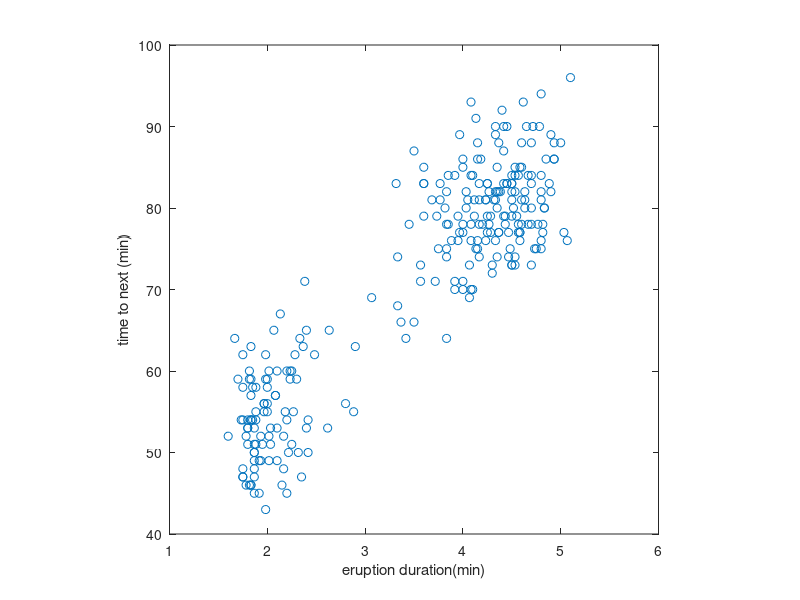

MATLAB code for this plot: (Note: this script raises an error after producing the figure.)
%% Soft K-means algorithm for two Guassians with simple fixed covariance matrix


data = dlmread('old_faithful.dat', '',26, 1);

x1 = data( :, 1); % length of eruption
x2 = data( :, 2); % time since last eruption

figure(1); clf
scatter(x1, x2); axis square, box on
xlabel('eruption duration(min)'); ylabel('time to next (min)')

MU1 = mean(x1); % means from sample
MU2 = mean(x2); %% don't need these

% Data has range of 3.5 in one dimension, and 53 in other
% (squared ratio of ranges is (53/3.5)^2 = 229
SIGMA = [0.1 0; 0 22.9]; % diagonal covariance matrix

K = 2;
N = length(data);
D = 2;

% randomly generate mean starting points
means =[(max(x1)-min(x1))*rand(K,1) +...% random starting means
    min(x1) (max(x2)-min(x2))*rand(K,1) + min(x2)];

old_means = zeros(K, D);

%% Algorithm
% repeat until no changes in means
while (sum(sum(abs(means - old_means))) >1e-2)
    old_means = means;
    resp = zeros(N, 2);
    topLine = zeros(N, 2);
% ASSIGNMENT STEP - update - change responsibility to Gaussian/sum of gaussians
% generates probs for cluster k
    for k = 1:K
        topLine(:,k) = mvnpdf([x1 x2], means(k,:), SIGMA);
    end

    bottomLine = sum(topLine, 2); % sum of gaussians;

% This generates the responsibilities of each k for each data point n
    for n = 1:N
        for k = 1:k
         resp(n, k) = topLine(n, k)./bottomLine(n);
        end
    end
    
    % Update
    for k = 1:K
        for d = 1:D
            means(k,d) = sum(resp(:,k).*data(:,d));
        end
        means(k,:) = means(k,:)/sum(resp(:,k));
    end
end

%% Plot them
figure(1); hold on
plot(means(:, 1), means(:,2), 'ksq', 'markersize', 15)

xx = linspace(0, 5);
yy = linspace(40, 100);
[XX, YY] = meshgrid(xx, yy);
 
f = mvnpdf([XX(:) YY(:)], means(1,:), SIGMA);
f2 = mvnpdf([XX(:) YY(:)], means(2,:), SIGMA);
contour(XX, YY, reshape(f,100,100))
contour(XX, YY, reshape(f2,100,100))
colorbar
